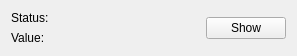
<?xml version="1.0" encoding="UTF-8"?>
<ui version="4.0">
 <class>Form</class>
 <widget class="QWidget" name="Form">
  <property name="geometry">
   <rect>
    <x>0</x>
    <y>0</y>
    <width>297</width>
    <height>52</height>
   </rect>
  </property>
  <property name="windowTitle">
   <string>Form</string>
  </property>
  <layout class="QHBoxLayout" name="horizontalLayout">
   <item>
    <layout class="QGridLayout" name="gridLayout">
     <item row="0" column="0">
      <widget class="QLabel" name="label">
       <property name="text">
        <string>Status:</string>
       </property>
      </widget>
     </item>
     <item row="0" column="1">
      <widget class="QLabel" name="label_status">
       <property name="sizePolicy">
        <sizepolicy hsizetype="Expanding" vsizetype="Preferred">
         <horstretch>0</horstretch>
         <verstretch>0</verstretch>
        </sizepolicy>
       </property>
       <property name="text">
        <string/>
       </property>
      </widget>
     </item>
     <item row="1" column="0">
      <widget class="QLabel" name="label_2">
       <property name="text">
        <string>Value:</string>
       </property>
      </widget>
     </item>
     <item row="1" column="1">
      <widget class="QLabel" name="label_value">
       <property name="sizePolicy">
        <sizepolicy hsizetype="Expanding" vsizetype="Preferred">
         <horstretch>0</horstretch>
         <verstretch>0</verstretch>
        </sizepolicy>
       </property>
       <property name="text">
        <string/>
       </property>
      </widget>
     </item>
    </layout>
   </item>
   <item>
    <widget class="QPushButton" name="button_show_solution">
     <property name="sizePolicy">
      <sizepolicy hsizetype="Preferred" vsizetype="Fixed">
       <horstretch>0</horstretch>
       <verstretch>0</verstretch>
      </sizepolicy>
     </property>
     <property name="text">
      <string>Show</string>
     </property>
    </widget>
   </item>
  </layout>
 </widget>
 <resources/>
 <connections/>
</ui>
